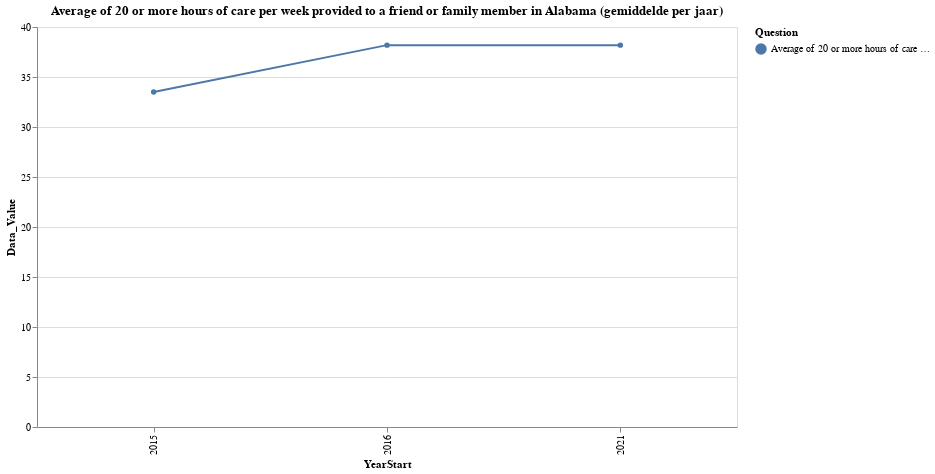

The code cell stored with this chart in its notebook:
### Code cell
import altair as alt
import ipywidgets as widgets
from IPython.display import display

# Functie om data te filteren, middelen en visualiseren
def visualize_country_data(location, question, df):
    # Filter data
    data_to_viz = df[(df['LocationDesc'] == location) & (df['Question'] == question)]
    
    if data_to_viz.empty:
        print("Geen data beschikbaar voor deze combinatie.")
        return

    # Gemiddelde Data_Value per jaar EN per Question berekenen
    data_to_viz = data_to_viz.groupby(["YearStart", "Question"], as_index=False)["Data_Value"].mean()

    # Lijngrafiek
    chart = alt.Chart(data_to_viz).mark_line(point=True).encode(
        x='YearStart:O',          # discrete jaar-as
        y='Data_Value:Q',         # gemiddelde waarde
        color='Question:N',       # kleur per vraag (ook handig als je ooit meerdere tegelijk wilt plotten)
        tooltip=['YearStart', 'Question', 'Data_Value']
    ).properties(
        width=700,
        height=400,
        title=f"{question} in {location} (gemiddelde per jaar)"
    )

    display(chart)


# Widgets
location_dropdown = widgets.Dropdown(
    options=sorted(df_1['LocationDesc'].dropna().unique()), 
    description='Location:'
)
question_dropdown = widgets.Dropdown(
    options=sorted(df_1['Question'].dropna().unique()), 
    description='Question:'
)

# Interactive output
iout = widgets.interactive_output(visualize_country_data, {
    'location': location_dropdown,
    'question': question_dropdown,
    'df': widgets.fixed(df_1)
})

# Layout
display(widgets.HBox([iout, widgets.VBox([location_dropdown, question_dropdown])]))

### Figure 1 — Vega-Lite specification as saved in the notebook (floating-point values rounded to 4 significant figures)
{"config": {"view": {"continuousWidth": 300, "continuousHeight": 300}}, "data": {"name": "data-4c87d64c4eb8ccc98fa5162c0543e657"}, "mark": {"type": "line", "point": true}, "encoding": {"color": {"field": "Question", "type": "nominal"}, "tooltip": [{"field": "YearStart", "type": "quantitative"}, {"field": "Question", "type": "nominal"}, {"field": "Data_Value", "type": "quantitative"}], "x": {"field": "YearStart", "type": "ordinal"}, "y": {"field": "Data_Value", "type": "quantitative"}}, "height": 400, "title": "Average of 20 or more hours of care per week provided to a friend or family member in Alabama (gemiddelde per jaar)", "width": 700, "$schema": "https://vega.github.io/schema/vega-lite/v5.20.1.json", "datasets": {"data-4c87d64c4eb8ccc98fa5162c0543e657": [{"YearStart": 2015, "Question": "Average of 20 or more hours of care per week provided to a friend or family member", "Data_Value": 33.5}, {"YearStart": 2016, "Question": "Average of 20 or more hours of care per week provided to a friend or family member", "Data_Value": 38.19}, {"YearStart": 2021, "Question": "Average of 20 or more hours of care per week provided to a friend or family member", "Data_Value": 38.19}]}}
